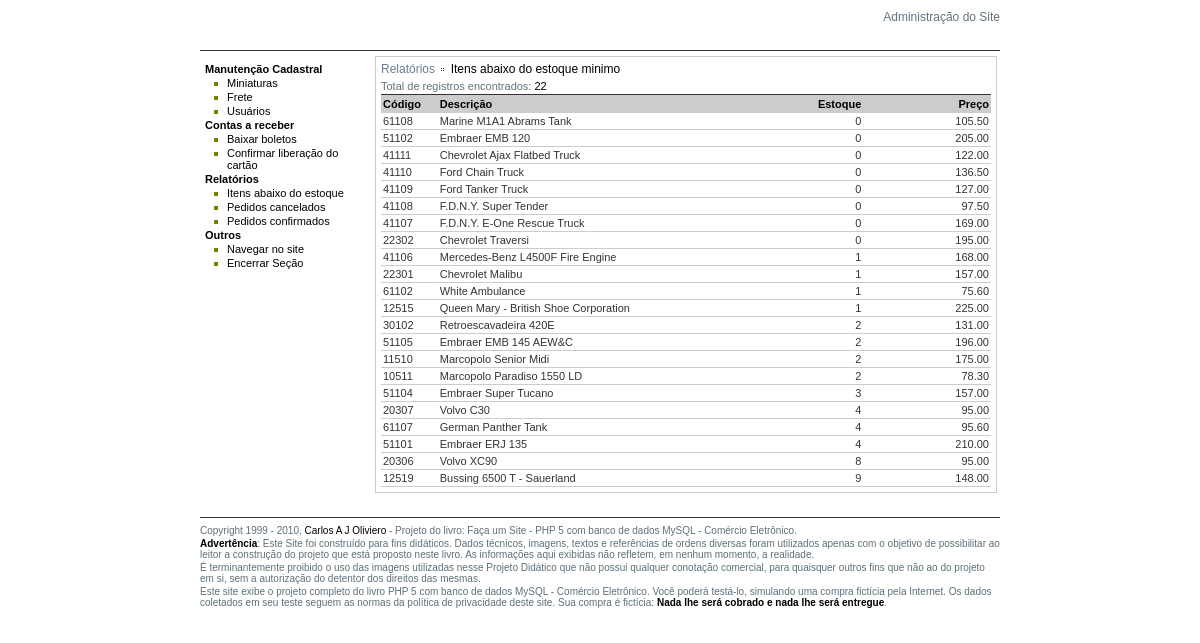
The app's page /adm/r01.php, older data.
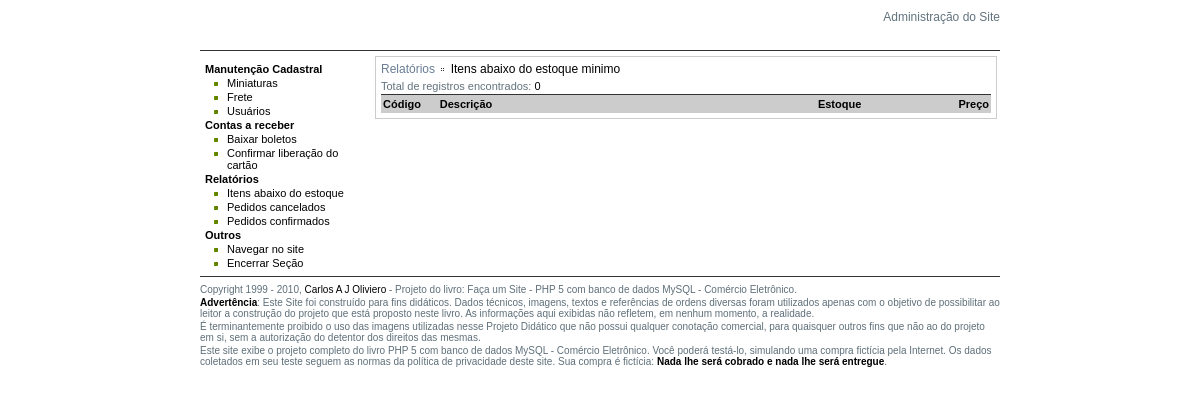
The same page, newer data.
### tables this page shows
CREATE TABLE IF NOT EXISTS `miniaturas` (
  `id` int(11) NOT NULL AUTO_INCREMENT,
  `codigo` varchar(5) DEFAULT '',
  `destaque` char(1) DEFAULT 'S',
  `nome` varchar(60) DEFAULT '',
  `id_categoria` int(11) DEFAULT 0,
  `subcateg` varchar(30) DEFAULT '',
  `altura` float(9,1) DEFAULT 0.0,
  `preco` float(9,2) DEFAULT 0.00,
  `desconto` tinyint(4) DEFAULT 5,
  `desconto_boleto` tinyint(4) DEFAULT 10,
  `max_parcelas` tinyint(4) DEFAULT 10,
  `estoque` int(11) DEFAULT 100,
  `min_estoque` int(11) DEFAULT 10,
  `fabrica` varchar(50) DEFAULT NULL,
  `descricao` varchar(1000) DEFAULT NULL,
  PRIMARY KEY (`id`),
  UNIQUE KEY `id` (`id`),
  KEY `id_categoria` (`id_categoria`)
);

### adm/r01.php (the view, shortened to what this page needs)
<?PHP
include "../inc_dbConexao.php";
$titulo_pagina = "Itens abaixo do estoque minimo";
$sql = "SELECT codigo,nome,estoque,preco FROM miniaturas";
$sql = $sql . " WHERE estoque < min_estoque ";
$sql = $sql . " ORDER BY estoque ASC";
$rs = mysqli_query($conexao, $sql);
$total_registros = mysqli_num_rows($rs);
?>
<!DOCTYPE html PUBLIC "-//W3C//DTD XHTML 1.0 Transitional//EN" "http://www.w3.org/TR/xhtml1/DTD/xhtml1-transitional.dtd">
<head>
<link href="estilo_adm.css" rel="stylesheet" type="text/css" />
</head>
<body>
<div id="corpo">
<div id="topo">
  <h1>Administração do Site</h1>
</div>
<div id="caixa_menu">
	<?PHP include "inc_menu.php" ?>
</div>
<div id="caixa_conteudo">
<h1 class="c_cinza">Relatórios <img src="../imagens/marcador_setaDir.gif" align="absmiddle" /> <span class="c_preto"><?PHP print $titulo_pagina; ?></span> </h1>
<P>Total de registros encontrados: <span class="c_preto"><?PHP print $total_registros; ?></span></P>
<table width="100%" cellspacing="0">
<tr>
<td width="8%" class="tabela_titulo">Código</td>
<td width="48%" class="tabela_titulo">Descrição</td>
<td width="12%" align="right" class="tabela_titulo">Estoque</td>
<td width="18%" align="right" class="tabela_titulo">Preço</td>
</tr>
<?PHP
while ($reg = mysqli_fetch_array($rs)) {
$codigo = $reg["codigo"];
$nome = $reg["nome"];
$estoque = $reg["estoque"];
$preco = $reg["preco"];
?>
<tr>
<td class="registro"><?PHP print $codigo; ?></td>
<td class="registro"><?PHP print $nome; ?></td>
<td class="registro" align="right"><?PHP print $estoque; ?></td>
<td class="registro" align="right"><?PHP print $preco; ?></td>
</tr>
<?PHP } ?>
</table>
</div>
<?PHP include "inc_rodape.php" ?>
</div>
</body>
</html>

Row changes from the older to the newer data that the page shows:
removed miniaturas: codigo "61108", nome "Marine M1A1 Abrams Tank", estoque "0", preco "105.50"
removed miniaturas: codigo "51102", nome "Embraer EMB 120", estoque "0", preco "205.00"
removed miniaturas: codigo "41111", nome "Chevrolet Ajax Flatbed Truck", estoque "0", preco "122.00"
removed miniaturas: codigo "41110", nome "Ford Chain Truck", estoque "0", preco "136.50"
removed miniaturas: codigo "41109", nome "Ford Tanker Truck", estoque "0", preco "127.00"
removed miniaturas: codigo "41108", nome "F.D.N.Y. Super Tender", estoque "0", preco "97.50"
removed miniaturas: codigo "41107", nome "F.D.N.Y. E-One Rescue Truck", estoque "0", preco "169.00"
removed miniaturas: codigo "22302", nome "Chevrolet Traversi", estoque "0", preco "195.00"
removed miniaturas: codigo "41106", nome "Mercedes-Benz L4500F Fire Engine", estoque "1", preco "168.00"
removed miniaturas: codigo "22301", nome "Chevrolet Malibu", estoque "1", preco "157.00"
removed miniaturas: codigo "61102", nome "White Ambulance", estoque "1", preco "75.60"
removed miniaturas: codigo "12515", nome "Queen Mary - British Shoe Corporation", estoque "1", preco "225.00"
removed miniaturas: codigo "30102", nome "Retroescavadeira 420E", estoque "2", preco "131.00"
removed miniaturas: codigo "51105", nome "Embraer EMB 145 AEW&C", estoque "2", preco "196.00"
no longer on this page (row edited): miniaturas: codigo "11510", nome "Marcopolo Senior Midi", estoque "2", preco "175.00"
no longer on this page (row edited): miniaturas: codigo "10511", nome "Marcopolo Paradiso 1550 LD", estoque "2", preco "78.30"
removed miniaturas: codigo "51104", nome "Embraer Super Tucano", estoque "3", preco "157.00"
removed miniaturas: codigo "20307", nome "Volvo C30", estoque "4", preco "95.00"
removed miniaturas: codigo "61107", nome "German Panther Tank", estoque "4", preco "95.60"
removed miniaturas: codigo "51101", nome "Embraer ERJ 135", estoque "4", preco "210.00"
removed miniaturas: codigo "20306", nome "Volvo XC90", estoque "8", preco "95.00"
removed miniaturas: codigo "12519", nome "Bussing 6500 T - Sauerland", estoque "9", preco "148.00"
Text that changed along with them:
$total_registros: "22" → "0"
